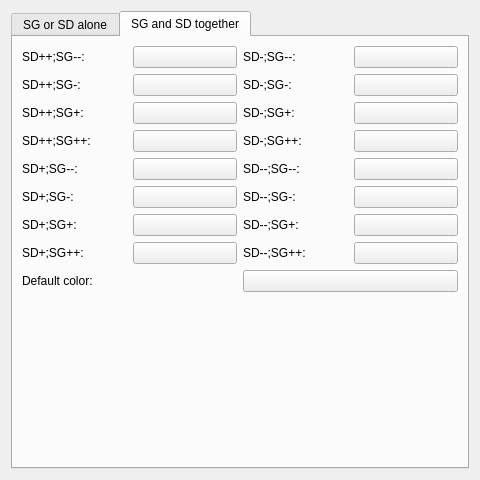
<?xml version="1.0" encoding="UTF-8"?>
<ui version="4.0">
 <class>ColorsDialog</class>
 <widget class="QDialog" name="ColorsDialog">
  <property name="geometry">
   <rect>
    <x>0</x>
    <y>0</y>
    <width>480</width>
    <height>480</height>
   </rect>
  </property>
  <property name="windowTitle">
   <string>Dialog</string>
  </property>
  <layout class="QVBoxLayout" name="verticalLayout">
   <item>
    <widget class="QTabWidget" name="tabWidget">
     <property name="currentIndex">
      <number>1</number>
     </property>
     <widget class="QWidget" name="aloneTab">
      <attribute name="title">
       <string>SG or SD alone</string>
      </attribute>
      <layout class="QVBoxLayout" name="verticalLayout_2">
       <item>
        <layout class="QFormLayout" name="formLayout">
         <item row="0" column="0">
          <widget class="QLabel" name="alone_default_label">
           <property name="text">
            <string>Default color:</string>
           </property>
          </widget>
         </item>
         <item row="0" column="1">
          <widget class="QPushButton" name="alone_default_button">
           <property name="text">
            <string/>
           </property>
          </widget>
         </item>
         <item row="1" column="0">
          <widget class="QLabel" name="alone_d_plusplus_label">
           <property name="text">
            <string>SD++ or SG--:</string>
           </property>
          </widget>
         </item>
         <item row="1" column="1">
          <widget class="QPushButton" name="alone_d_plusplus_button">
           <property name="text">
            <string/>
           </property>
          </widget>
         </item>
         <item row="2" column="0">
          <widget class="QLabel" name="alone_d_plus_label">
           <property name="text">
            <string>SD+ or SG-:</string>
           </property>
          </widget>
         </item>
         <item row="2" column="1">
          <widget class="QPushButton" name="alone_d_plus_button">
           <property name="text">
            <string/>
           </property>
          </widget>
         </item>
         <item row="3" column="0">
          <widget class="QLabel" name="alone_d_minus_label">
           <property name="text">
            <string>SD- or SG+:</string>
           </property>
          </widget>
         </item>
         <item row="3" column="1">
          <widget class="QPushButton" name="alone_d_minus_button">
           <property name="text">
            <string/>
           </property>
          </widget>
         </item>
         <item row="4" column="0">
          <widget class="QLabel" name="alone_d_minusminus_label">
           <property name="text">
            <string>SD-- or SG++:  </string>
           </property>
          </widget>
         </item>
         <item row="4" column="1">
          <widget class="QPushButton" name="alone_d_minusminus_button">
           <property name="text">
            <string/>
           </property>
          </widget>
         </item>
        </layout>
       </item>
      </layout>
     </widget>
     <widget class="QWidget" name="togetherTab">
      <attribute name="title">
       <string>SG and SD together</string>
      </attribute>
      <layout class="QVBoxLayout" name="verticalLayout_3">
       <item>
        <layout class="QGridLayout" name="gridLayout_2">
         <item row="1" column="0">
          <widget class="QLabel" name="together_default_label">
           <property name="text">
            <string>Default color:</string>
           </property>
          </widget>
         </item>
         <item row="1" column="1">
          <widget class="QPushButton" name="together_default_button">
           <property name="text">
            <string/>
           </property>
          </widget>
         </item>
         <item row="0" column="0" colspan="2">
          <layout class="QGridLayout" name="gridLayout">
           <item row="0" column="0">
            <widget class="QLabel" name="together_d_plusplus_g_minusminus_label">
             <property name="text">
              <string>SD++;SG--:</string>
             </property>
            </widget>
           </item>
           <item row="0" column="1">
            <widget class="QPushButton" name="together_d_plusplus_g_minusminus_button">
             <property name="text">
              <string/>
             </property>
            </widget>
           </item>
           <item row="0" column="2">
            <widget class="QLabel" name="together_d_minus_g_minusminus_label">
             <property name="text">
              <string>SD-;SG--:</string>
             </property>
            </widget>
           </item>
           <item row="0" column="3">
            <widget class="QPushButton" name="together_d_minus_g_minusminus_button">
             <property name="text">
              <string/>
             </property>
            </widget>
           </item>
           <item row="1" column="0">
            <widget class="QLabel" name="together_d_plusplus_g_minus_label">
             <property name="text">
              <string>SD++;SG-:</string>
             </property>
            </widget>
           </item>
           <item row="1" column="1">
            <widget class="QPushButton" name="together_d_plusplus_g_minus_button">
             <property name="text">
              <string/>
             </property>
            </widget>
           </item>
           <item row="1" column="2">
            <widget class="QLabel" name="together_d_minus_g_minus_label">
             <property name="text">
              <string>SD-;SG-:</string>
             </property>
            </widget>
           </item>
           <item row="1" column="3">
            <widget class="QPushButton" name="together_d_minus_g_minus_button">
             <property name="text">
              <string/>
             </property>
            </widget>
           </item>
           <item row="2" column="0">
            <widget class="QLabel" name="together_d_plusplus_g_plus_label">
             <property name="text">
              <string>SD++;SG+:</string>
             </property>
            </widget>
           </item>
           <item row="2" column="1">
            <widget class="QPushButton" name="together_d_plusplus_g_plus_button">
             <property name="text">
              <string/>
             </property>
            </widget>
           </item>
           <item row="2" column="2">
            <widget class="QLabel" name="together_d_minus_g_plus_label">
             <property name="text">
              <string>SD-;SG+:</string>
             </property>
            </widget>
           </item>
           <item row="2" column="3">
            <widget class="QPushButton" name="together_d_minus_g_plus_button">
             <property name="text">
              <string/>
             </property>
            </widget>
           </item>
           <item row="3" column="0">
            <widget class="QLabel" name="together_d_plusplus_g_plusplus_label">
             <property name="text">
              <string>SD++;SG++:  </string>
             </property>
            </widget>
           </item>
           <item row="3" column="1">
            <widget class="QPushButton" name="together_d_plusplus_g_plusplus_button">
             <property name="text">
              <string/>
             </property>
            </widget>
           </item>
           <item row="3" column="2">
            <widget class="QLabel" name="together_d_minus_g_plusplus_label">
             <property name="text">
              <string>SD-;SG++:  </string>
             </property>
            </widget>
           </item>
           <item row="3" column="3">
            <widget class="QPushButton" name="together_d_minus_g_plusplus_button">
             <property name="text">
              <string/>
             </property>
            </widget>
           </item>
           <item row="4" column="0">
            <widget class="QLabel" name="together_d_plus_g_minusminus_label">
             <property name="text">
              <string>SD+;SG--:</string>
             </property>
            </widget>
           </item>
           <item row="4" column="1">
            <widget class="QPushButton" name="together_d_plus_g_minusminus_button">
             <property name="text">
              <string/>
             </property>
            </widget>
           </item>
           <item row="4" column="2">
            <widget class="QLabel" name="together_d_minusminus_g_minusminus_label">
             <property name="text">
              <string>SD--;SG--:</string>
             </property>
            </widget>
           </item>
           <item row="4" column="3">
            <widget class="QPushButton" name="together_d_minusminus_g_minusminus_button">
             <property name="text">
              <string/>
             </property>
            </widget>
           </item>
           <item row="5" column="0">
            <widget class="QLabel" name="together_d_plus_g_minus_label">
             <property name="text">
              <string>SD+;SG-:</string>
             </property>
            </widget>
           </item>
           <item row="5" column="1">
            <widget class="QPushButton" name="together_d_plus_g_minus_button">
             <property name="text">
              <string/>
             </property>
            </widget>
           </item>
           <item row="5" column="2">
            <widget class="QLabel" name="together_d_minusminus_g_minus_label">
             <property name="text">
              <string>SD--;SG-:</string>
             </property>
            </widget>
           </item>
           <item row="5" column="3">
            <widget class="QPushButton" name="together_d_minusminus_g_minus_button">
             <property name="text">
              <string/>
             </property>
            </widget>
           </item>
           <item row="6" column="0">
            <widget class="QLabel" name="together_d_plus_g_plus_label">
             <property name="text">
              <string>SD+;SG+:</string>
             </property>
            </widget>
           </item>
           <item row="6" column="1">
            <widget class="QPushButton" name="together_d_plus_g_plus_button">
             <property name="text">
              <string/>
             </property>
            </widget>
           </item>
           <item row="6" column="2">
            <widget class="QLabel" name="together_d_minusminus_g_plus_label">
             <property name="text">
              <string>SD--;SG+:</string>
             </property>
            </widget>
           </item>
           <item row="6" column="3">
            <widget class="QPushButton" name="together_d_minusminus_g_plus_button">
             <property name="text">
              <string/>
             </property>
            </widget>
           </item>
           <item row="7" column="0">
            <widget class="QLabel" name="together_d_plus_g_plusplus_label">
             <property name="text">
              <string>SD+;SG++:  </string>
             </property>
            </widget>
           </item>
           <item row="7" column="1">
            <widget class="QPushButton" name="together_d_plus_g_plusplus_button">
             <property name="text">
              <string/>
             </property>
            </widget>
           </item>
           <item row="7" column="2">
            <widget class="QLabel" name="together_d_minusminus_g_plusplus_label">
             <property name="text">
              <string>SD--;SG++:  </string>
             </property>
            </widget>
           </item>
           <item row="7" column="3">
            <widget class="QPushButton" name="together_d_minusminus_g_plusplus_button">
             <property name="text">
              <string/>
             </property>
            </widget>
           </item>
          </layout>
         </item>
         <item row="2" column="0">
          <spacer name="verticalSpacer">
           <property name="orientation">
            <enum>Qt::Vertical</enum>
           </property>
           <property name="sizeHint" stdset="0">
            <size>
             <width>20</width>
             <height>40</height>
            </size>
           </property>
          </spacer>
         </item>
        </layout>
       </item>
      </layout>
     </widget>
    </widget>
   </item>
  </layout>
 </widget>
 <tabstops>
  <tabstop>tabWidget</tabstop>
  <tabstop>alone_default_button</tabstop>
  <tabstop>alone_d_plusplus_button</tabstop>
  <tabstop>alone_d_plus_button</tabstop>
  <tabstop>alone_d_minus_button</tabstop>
  <tabstop>alone_d_minusminus_button</tabstop>
  <tabstop>together_d_plusplus_g_minusminus_button</tabstop>
  <tabstop>together_d_plusplus_g_minus_button</tabstop>
  <tabstop>together_d_plusplus_g_plus_button</tabstop>
  <tabstop>together_d_plusplus_g_plusplus_button</tabstop>
  <tabstop>together_d_plus_g_minusminus_button</tabstop>
  <tabstop>together_d_plus_g_minus_button</tabstop>
  <tabstop>together_d_plus_g_plus_button</tabstop>
  <tabstop>together_d_plus_g_plusplus_button</tabstop>
  <tabstop>together_d_minus_g_minusminus_button</tabstop>
  <tabstop>together_d_minus_g_minus_button</tabstop>
  <tabstop>together_d_minus_g_plus_button</tabstop>
  <tabstop>together_d_minus_g_plusplus_button</tabstop>
  <tabstop>together_d_minusminus_g_minusminus_button</tabstop>
  <tabstop>together_d_minusminus_g_minus_button</tabstop>
  <tabstop>together_d_minusminus_g_plus_button</tabstop>
  <tabstop>together_d_minusminus_g_plusplus_button</tabstop>
  <tabstop>together_default_button</tabstop>
 </tabstops>
 <resources/>
 <connections/>
</ui>
